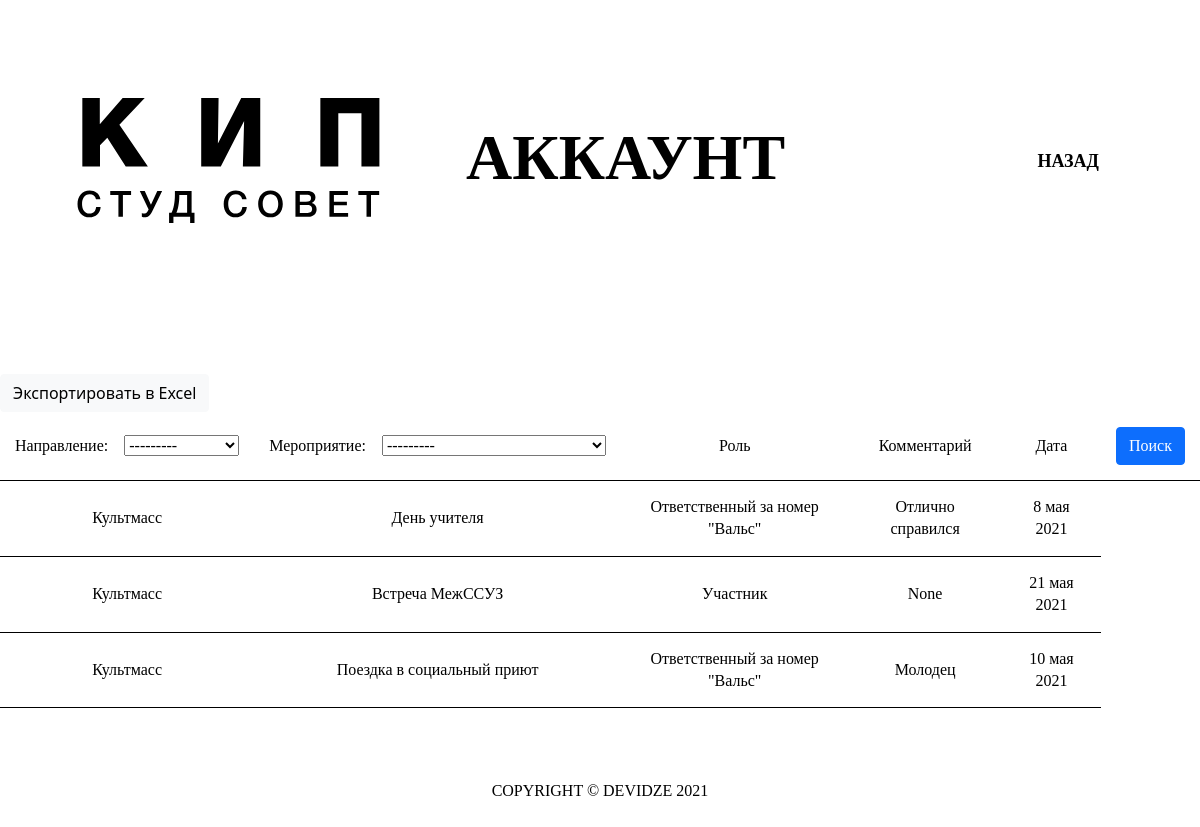
The app's page /user_table/5/ (signed in) with its own data.
### accounts/models.py (models this page shows, shortened)
class Event(models.Model):
    tags        = models.ForeignKey(Tag, null=True, on_delete=models.SET_NULL)
    name        = models.CharField(max_length=200, null=True)
    date        = models.DateField(null=True)
    def __str__(self):
        return self.name

class Tag(models.Model):
    name        = models.CharField(max_length=200, null=True)
    def __str__(self):
        return self.name

class Member(models.Model):
    user        = models.ForeignKey(Student, null=True, on_delete=models.SET_NULL)
    event       = models.ForeignKey(Event, null=True, on_delete=models.SET_NULL)
    role        = models.CharField(max_length=200, blank = True, null=True)
    comment     = models.CharField(max_length=200, blank = True, null=True)

### accounts/decorators.py (the view)
    def wrapper_func(request, *args, **kwargs):
        if request.user.is_authenticated:
            return view_func(request, *args, **kwargs)
        else:
            return redirect('main')

### accounts/views.py (called while the page is built)
@authenticated_user
def userTable(request, pk_test):
    events = Event.objects.all()
    members = Member.objects.filter(user__id = pk_test)
    myEventFilter = MemberEventFilter(request.GET, queryset = events)
    myMemberFilter = MemberFilter(request.GET, queryset = members)
    events = myEventFilter.qs
    members = myMemberFilter.qs
    context = {
        'events':events, 'members':members,
        'myEventFilter':myEventFilter, 'myMemberFilter':myMemberFilter
    }
    return render(request, 'accounts/auth/user_table.html', context)

### accounts/templates/accounts/auth/user_table.html (shortened to what this page needs)
{% extends 'accounts/auth/main_user.html' %}
{% load static %}
{% block content %}
<div class="container-fluid header-user">
    <section class="header row">
        <nav class="navbar navbar-expand-xl navbar-light">
            <div class="container-fluid header-navs">
                <a class="navbar-brand" href="{% url 'main' %}"><img class="header-logo" src="{% static '/images/logo.svg' %}" alt="logo"></a>
                <div class="collapse navbar-collapse" id="navbarSupportedContent">
                    <h1><div class="promo-header" style="margin-left: 10vh;">Аккаунт</div></h1>
                    <ul class="navbar-nav me-auto mb-2 mb-lg-0 nav-items">
                        <li class="nav-item">
                            <a class="nav-link" href="{% url 'main_user' %}">Назад</a>
                        </li>
                    </ul>
                </div>
            </div>
        </nav>
    </section>
</div>
</div>
<button class="btn btn-light" onclick="exportTableToExcel('tblData', 'Активность')">Экспортировать в Excel</button>
<table id="tblData">
    <form method="get">
        <tr>
            <th>Направление:&nbsp&nbsp&nbsp&nbsp{{myEventFilter.form.tags}}</th>
            <th>Мероприятие:&nbsp&nbsp&nbsp&nbsp{{myMemberFilter.form.event}}</th>
            <th>Роль</th>
            <th>Комментарий</th>
            <th>Дата</th>
            <th><button class="btn btn-primary" type="submit">Поиск</button></th>
        </tr>
    </form>
    {% for event in events %}
        {% for member in members %}
            {% if member.event == event %}
                <tr>
                    <td>{{event.tags}}</td>
                    <td>{{event.name}}</td>
                    <td>{{member.role}}</td>
                    <td>{{member.comment}}</td>
                    <td>{{event.date}}</td>
                </tr>
            {% endif %}
        {% endfor %}
    {% endfor %}
</table>
<br>
<br>
<br>
{% endblock content %}

### static/css/styles.css (style rules this page uses)
body { min-width: 400px; }
table { width: 100%; }
th, td { padding: 15px; text-align: center; border-bottom: 1px black solid; }
@media all { .header { margin-bottom: 130px; } }
@media all { .header-logo { margin-left: 3.5vh; } }
@media all { .navbar-brand { margin: 0 0px; } }
@media all { .nav-item { margin-right: 75px; } }
@media (max-width: 3840px) { .nav-item { margin-right: 75px; } }
@media (max-width: 1440px) { .nav-item { margin-right: 45px; } }

### records on screen
Event: tags "Культмасс", name "День учителя", date "8 мая 2021"
Member: role "Ответственный за номер \"Вальс\"", comment "Отлично справился"
Event: tags "Культмасс", name "Встреча МежССУЗ", date "21 мая 2021"
Member: role "Участник", comment "None"
Event: tags "Культмасс", name "Поездка в социальный приют", date "10 мая 2021"
Member: role "Ответственный за номер \"Вальс\"", comment "Молодец"
